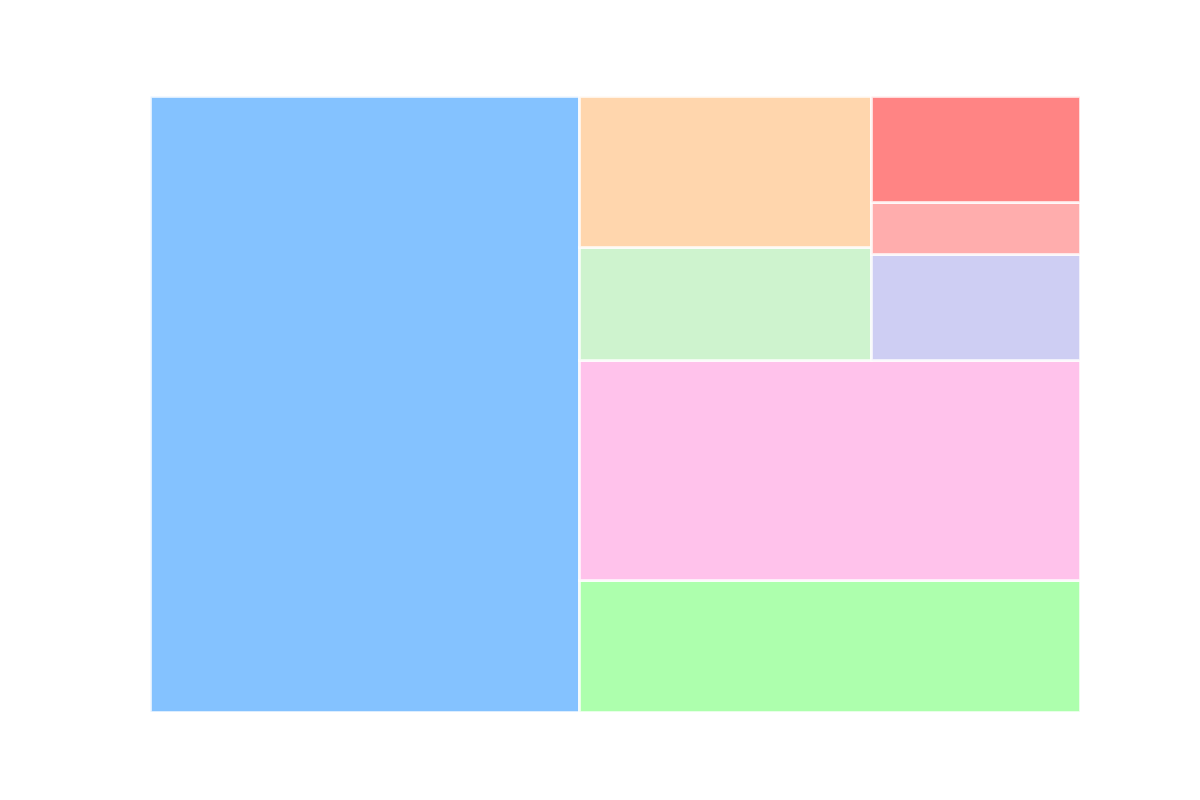

Python code for this plot:
import matplotlib.pyplot as plt
import squarify

expenses = [1200, 300, 500, 150, 200, 100, 50, 100] 
total_expenses = sum(expenses)
sizes = [expense / total_expenses * 100 for expense in expenses]

# Manually shuffled colors
colors = ['#66b3ff', '#99ff99', '#ffb3e6', '#c2f0c2', '#ffcc99', '#c2c2f0', '#ff9999', '#ff6666']

plt.figure(figsize=(12, 8))
squarify.plot(sizes=sizes, color=colors, alpha=0.8, edgecolor="white", linewidth=2)
plt.axis('off')
plt.show()
